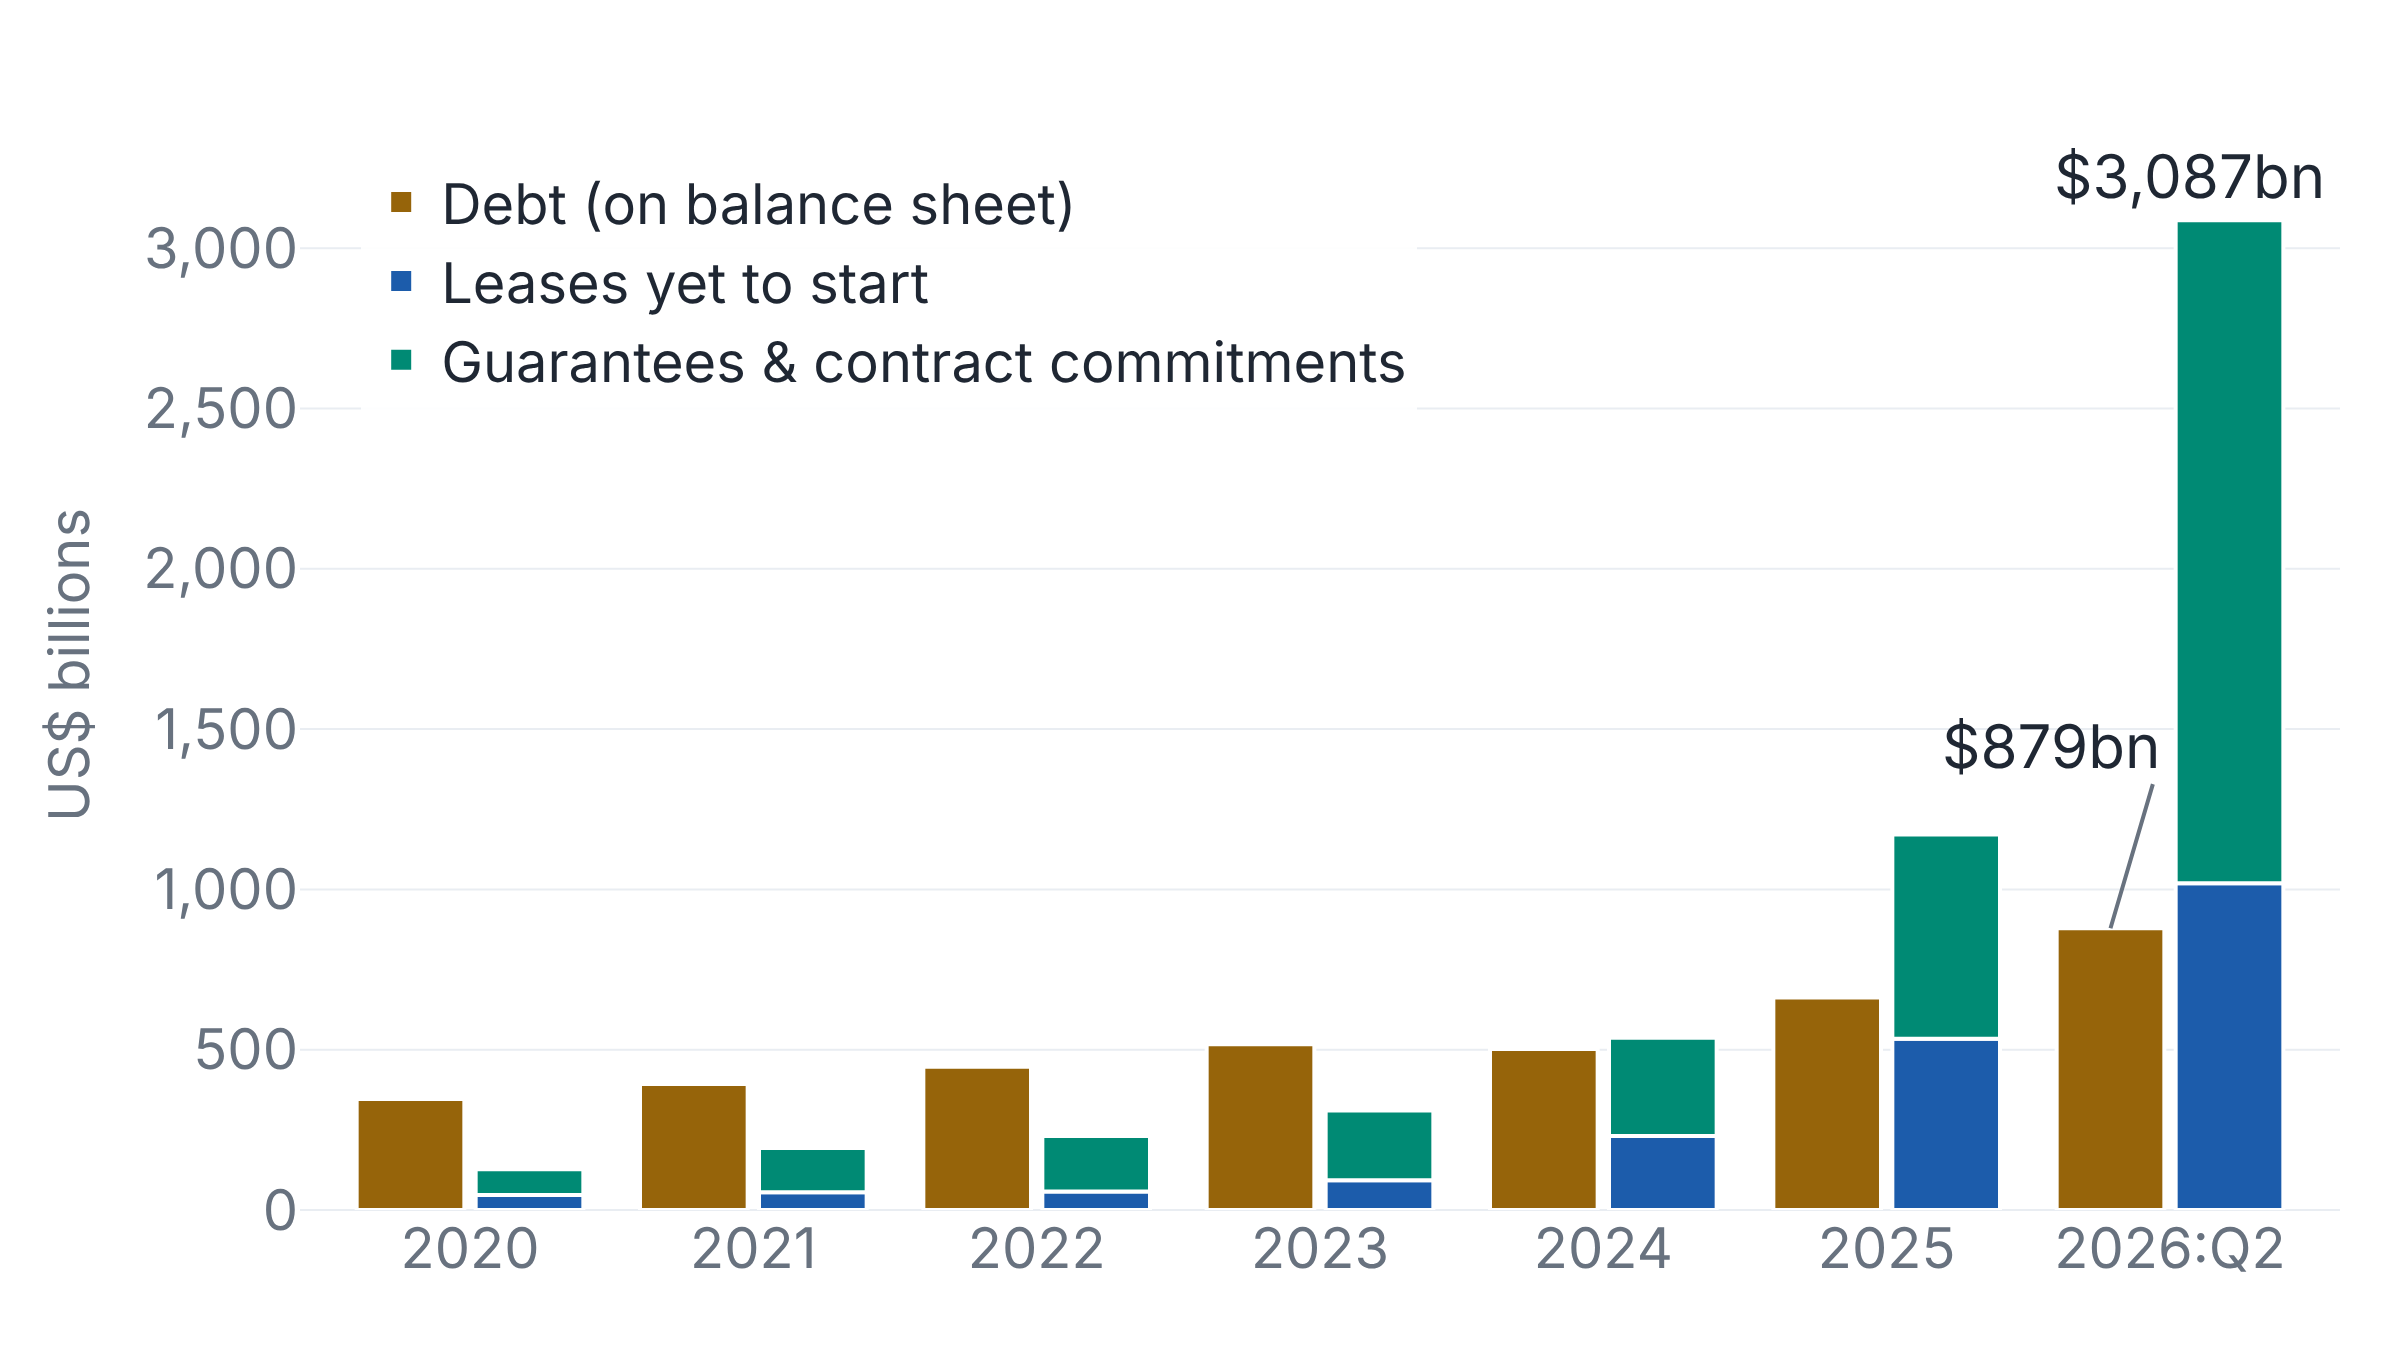

Reproduce this figure in Python.
"""Fig. 1: debt beside off-balance-sheet obligations, seven firms, 2020 to 2026:Q2.

Source: Federal Reserve Board, Financial Stability Report, November 2026,
Box 2.2, figure C "Debt and other obligations" (p. 24). The Fed has published
no data table for this report; every value below was read from the vector
geometry of the published chart (precision about +/- $5 billion), not taken
from a Fed table. Firms: Alphabet, Amazon, Broadcom, Meta Platforms,
Microsoft, Nvidia, Oracle. Debt is discounted; the two commitment series are
undiscounted (FSR p. 24, footnote 5), so the bars are not like for like.
"""

import plotly.graph_objects as go

periods = ["2020", "2021", "2022", "2023", "2024", "2025", "2026:Q2"]
debt = [346, 393, 447, 517, 502, 663, 879]
leases_yet_to_start = [47, 55, 58, 93, 231, 534, 1019]
guarantees_and_contract_commitments = [80, 138, 173, 217, 306, 637, 2068]

off_total = [a + b for a, b in zip(leases_yet_to_start, guarantees_and_contract_commitments)]

# Numeric positions so the on- and off-balance-sheet bars sit side by side
# for each period, with the two commitment series stacked.
pos = list(range(len(periods)))
left = [p - 0.21 for p in pos]
right = [p + 0.21 for p in pos]
width = 0.38

fig = go.Figure()
fig.add_trace(go.Bar(name="Debt (on balance sheet)", x=left, y=debt, width=width))
fig.add_trace(go.Bar(name="Leases yet to start", x=right, y=leases_yet_to_start, width=width))
fig.add_trace(
    go.Bar(
        name="Guarantees & contract commitments",
        x=right,
        y=guarantees_and_contract_commitments,
        base=leases_yet_to_start,
        width=width,
    )
)
fig.update_traces(marker_line_color="#ffffff", marker_line_width=2)

for x, y, text, xshift in [
    (right[-1], off_total[-1], "$3,087bn", -20),
]:
    fig.add_annotation(
        x=x, y=y, text=text, showarrow=False, xshift=xshift, yshift=22, font={"size": 30}
    )

fig.add_annotation(
    x=left[-1], y=debt[-1], ax=left[-1] + 0.19, ay=1450, axref="x", ayref="y",
    text="$879bn", xanchor="right", showarrow=True, arrowhead=0, arrowwidth=2,
    arrowcolor="#68727f", font={"size": 30},
)

fig.update_layout(
    barmode="overlay",
    font={"size": 30},
    legend={"font": {"size": 28}, "orientation": "v", "y": 0.97, "yanchor": "top", "x": 0.03, "xanchor": "left", "traceorder": "normal", "bgcolor": "rgba(255,255,255,0.9)"},
    margin={"t": 60, "r": 30, "b": 70, "l": 150},
    yaxis={
        "title": {"text": "US$ billions", "font": {"size": 28}, "standoff": 18},
        "tickfont": {"size": 28},
        "range": [0, 3400],
        "dtick": 500,
        "tickformat": ",",
    },
    xaxis={
        "tickmode": "array",
        "tickvals": pos,
        "ticktext": periods,
        "tickfont": {"size": 28},
        "range": [-0.6, len(periods) - 0.4],
    },
)
